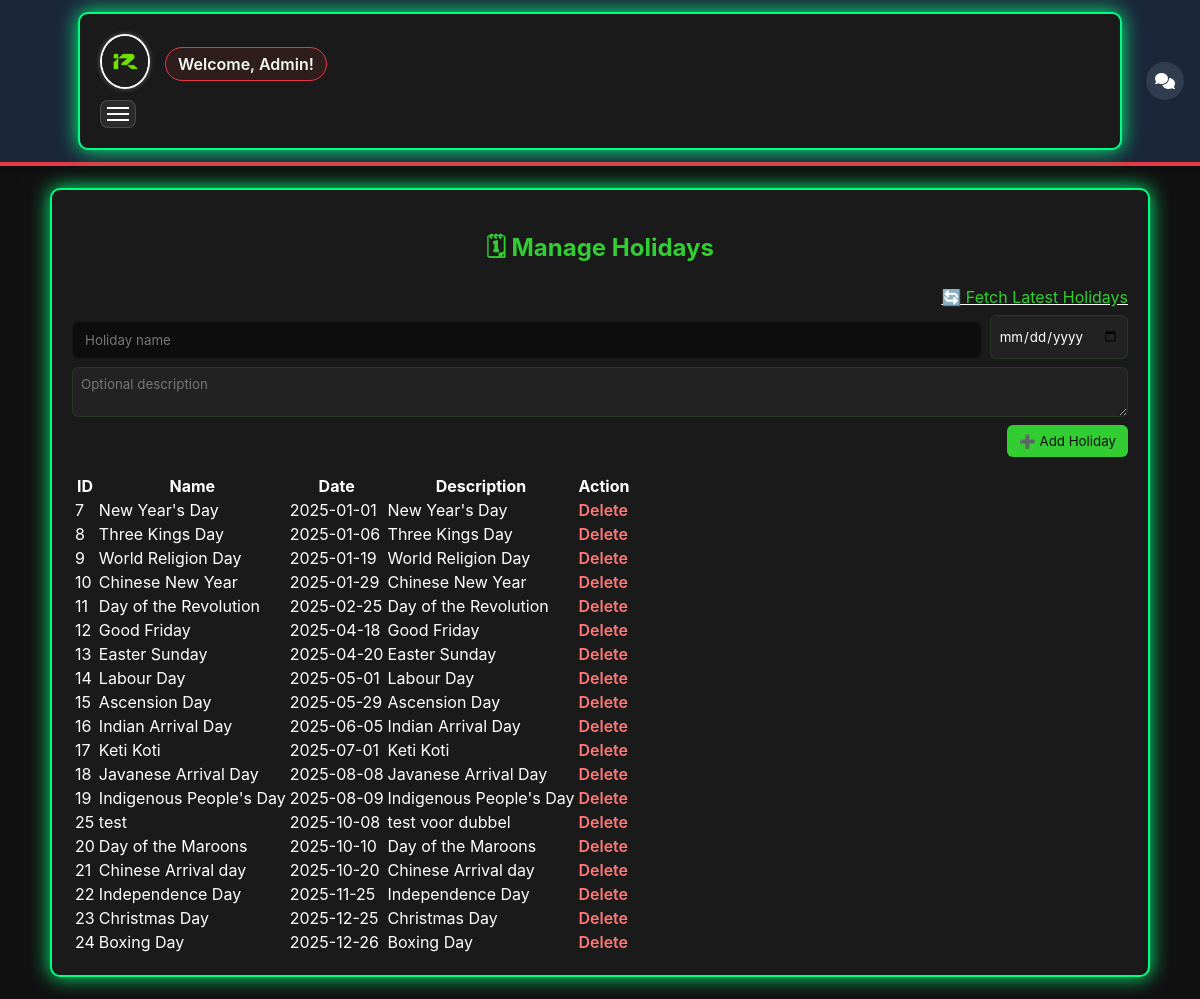
The app's page /admin/holidays.php (signed in) with its own data.
### tables this page shows
CREATE TABLE `holidays` (
  `id` int(11) NOT NULL,
  `holiday_name` varchar(100) DEFAULT NULL,
  `holiday_date` date NOT NULL,
  `description` varchar(100) DEFAULT NULL
);

### admin/holidays.php (the view, shortened to what this page needs)
<?php
require_once '../includes/auth.php';
$stmt = $pdo->query("SELECT * FROM holidays ORDER BY holiday_date ASC");
$holidays = $stmt->fetchAll(PDO::FETCH_ASSOC);
?>
<!doctype html>
<html>
<head>
</head>
<body>
    <?php include '../includes/header.php'; ?>
<div class="container">
  <h2>🗓 Manage Holidays</h2>
  <form method="post" novalidate>
    <div style="text-align:right; text-decoration: underline"><a href="fetch_holidays.php" class="btn-refresh">🔄 Fetch Latest Holidays</a></div>
    <div class="row">
      <input type="text" name="holiday_name" placeholder="Holiday name" required>
      <input type="date" name="holiday_date" required>
    </div>
    <textarea name="holiday_description" placeholder="Optional description" rows="2"></textarea>
    <div style="text-align:right">
      <button type="submit" name="add_holiday">➕ Add Holiday</button>
    </div>
  </form>
  <?php if (count($holidays) === 0): ?>
    <p style="text-align:center; color:#ccc;">No holidays defined yet.</p>
  <?php else: ?>
    <div class="table-wrapper">
      <table >
        <thead>
          <tr><th>ID</th><th>Name</th><th>Date</th><th>Description</th><th>Action</th></tr>
        </thead>
        <tbody>
          <?php foreach ($holidays as $h): ?>
            <tr>
              <td><?= (int)$h['id'] ?></td>
              <td><?= htmlspecialchars($h['holiday_name'] ?? $h['description']) ?></td>
              <td><?= htmlspecialchars($h['holiday_date']) ?></td>
              <td><?= htmlspecialchars($h['description'] ?? '') ?></td>
              <td><a class="delete-btn" href="?delete=<?= (int)$h['id'] ?>" onclick="return confirm('Delete this holiday?')">Delete</a></td>
            </tr>
          <?php endforeach; ?>
        </tbody>
      </table>
    </div>
  <?php endif; ?>
</div>
</body>
</html>

### assets/css/style.css (style rules this page uses)
:root { --bg: #111111; --card: #1b1b1b; --green: #32CD32; --muted: #a9a9a9; --white: #ffffff; }
* { box-sizing:border-box;font-family:Inter,system-ui,Segoe UI,Roboto,"Helvetica Neue",Arial; }
body { margin:0; background:var(--bg); color:var(--white); -webkit-font-smoothing:antialiased; -moz-osx-font-smoothing:grayscale; }
.container { max-width:1100px; margin:22px auto; padding:20px; }
input[type="text"], input[type="password"], select, input[type="time"], input[type="number"] { width:100%; padding:10px 12px; margin-top:6px; background:#0d0d0d; border:1px solid rgba(255,255,255,0.04); color:var(--white); border-radius:8px; }
a { color:var(--green);text-decoration:none }

### admin/holidays.php (style rules this page uses)
body { background:#111; color:#fff; font-family: Arial, sans-serif; }
.container { max-width:780px; margin:36px auto; padding:20px; background:#1a1a1a; border-radius:10px; border: 2px solid #00ff7f; box-shadow: 0 0 20px #00ff7f; }
h2 { color:#32CD32; text-align:center; margin-bottom:16px; }
form { display:flex; flex-direction:column; gap:8px; margin-bottom:16px; }
.row { display:flex; gap:8px; }
input[type="text"], input[type="date"], textarea { padding:8px; border-radius:6px; border:1px solid rgba(50,205,50,0.12); background:#222; color:#fff; }
button { background:#32CD32; color:#111; border:none; padding:8px 12px; border-radius:6px; cursor:pointer; }
.delete-btn { color:#ff7777; text-decoration:none; font-weight:600; }

### includes/header.php (style rules this page uses)
html, body { overflow-x: hidden; }

### records on screen
holidays: id "7", holiday_name "New Year's Day", holiday_date "2025-01-01", description "New Year's Day"
holidays: id "8", holiday_name "Three Kings Day", holiday_date "2025-01-06", description "Three Kings Day"
holidays: id "9", holiday_name "World Religion Day", holiday_date "2025-01-19", description "World Religion Day"
holidays: id "10", holiday_name "Chinese New Year", holiday_date "2025-01-29", description "Chinese New Year"
holidays: id "11", holiday_name "Day of the Revolution", holiday_date "2025-02-25", description "Day of the Revolution"
holidays: id "12", holiday_name "Good Friday", holiday_date "2025-04-18", description "Good Friday"
holidays: id "13", holiday_name "Easter Sunday", holiday_date "2025-04-20", description "Easter Sunday"
holidays: id "14", holiday_name "Labour Day", holiday_date "2025-05-01", description "Labour Day"
holidays: id "15", holiday_name "Ascension Day", holiday_date "2025-05-29", description "Ascension Day"
holidays: id "16", holiday_name "Indian Arrival Day", holiday_date "2025-06-05", description "Indian Arrival Day"
holidays: id "17", holiday_name "Keti Koti", holiday_date "2025-07-01", description "Keti Koti"
holidays: id "18", holiday_name "Javanese Arrival Day", holiday_date "2025-08-08", description "Javanese Arrival Day"
holidays: id "19", holiday_name "Indigenous People's Day", holiday_date "2025-08-09", description "Indigenous People's Day"
holidays: id "25", holiday_name "test", holiday_date "2025-10-08", description "test voor dubbel"
holidays: id "20", holiday_name "Day of the Maroons", holiday_date "2025-10-10", description "Day of the Maroons"
holidays: id "21", holiday_name "Chinese Arrival day", holiday_date "2025-10-20", description "Chinese Arrival day"
holidays: id "22", holiday_name "Independence Day", holiday_date "2025-11-25", description "Independence Day"
holidays: id "23", holiday_name "Christmas Day", holiday_date "2025-12-25", description "Christmas Day"
holidays: id "24", holiday_name "Boxing Day", holiday_date "2025-12-26", description "Boxing Day"

### other values on screen
$_SESSION['user']['fullname'] "Admin"
